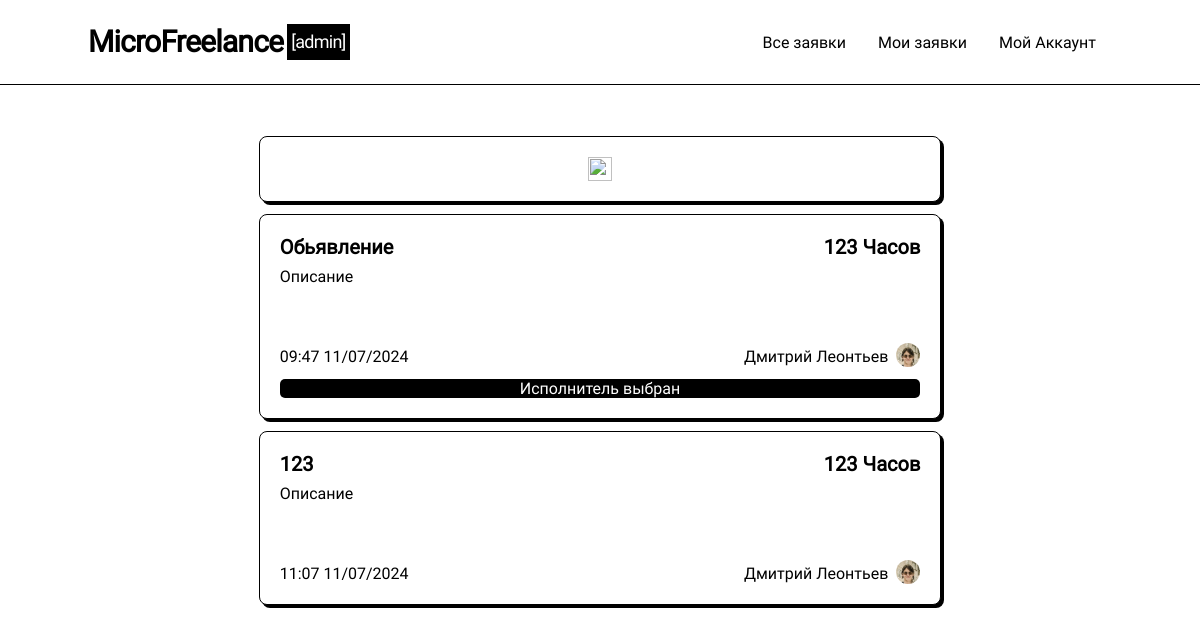
The app's page /my-tasks (signed in), older data.
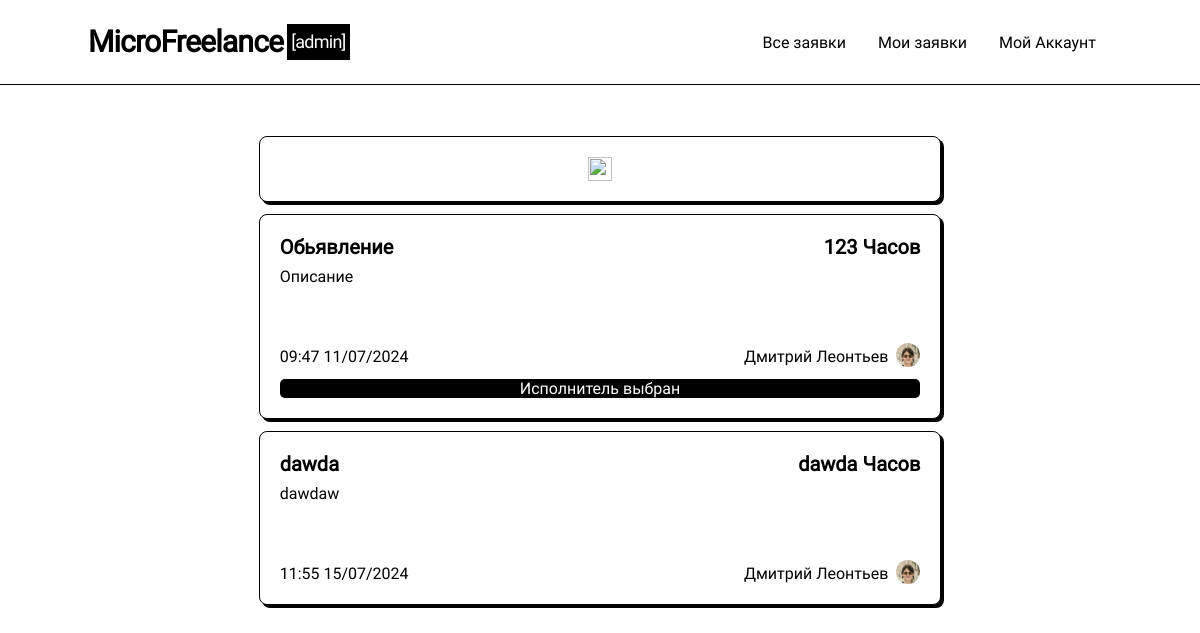
The same page, newer data.
### models.py (models this page shows, shortened)
class Post(db.Model):
    __table_name__ = "posts"
    id: Mapped[int]                         = mapped_column(primary_key=True)
    title: Mapped[str]                      = mapped_column(String(64))
    data: Mapped[str]                       = mapped_column(String(256))
    data_text: Mapped[str]                  = mapped_column(String(256))
    coast: Mapped[str]                      = mapped_column(String(64))
    currency: Mapped[str]                   = mapped_column(String(64))
    author_id: Mapped[int]                  = mapped_column(ForeignKey(User.id))
    create_date: Mapped[datetime.datetime]  = mapped_column(DateTime(timezone=True), server_default=func.now())
    update_date: Mapped[datetime.datetime]  = mapped_column(DateTime(timezone=True), server_default=func.now())
    selected: Mapped[bool]                  = mapped_column(default=False)
    selected_date: Mapped[Optional[datetime.datetime]] = mapped_column(DateTime(timezone=True))
    archived: Mapped[bool]                  = mapped_column(default=False)
    archived_date: Mapped[Optional[datetime.datetime]] = mapped_column(DateTime(timezone=True))
    selected_respond_author_id: Mapped[Optional[int]] = mapped_column()
    respond: Mapped[list["PostRespond"]]    = relationship(back_populates="post", cascade="all, delete")
    author: Mapped["User"] = relationship()

class User(UserMixin, db.Model):
    __table_name__ = "users"
    id: Mapped[int]                         = mapped_column(primary_key=True)
    login: Mapped[str]                      = mapped_column(String(64), index=True, unique=True)
    password_hash: Mapped[Optional[str]]    = mapped_column(String(256))
    name: Mapped[Optional[str]]             = mapped_column(String(64))
    aboutme: Mapped[Optional[str]]          = mapped_column(String(256))
    contact_info: Mapped[Optional[str]]     = mapped_column(String(256))
    account_type: Mapped[str]               = mapped_column(String(256), default='student')

### routes.py (the view)
@app.route('/my-tasks/<filter>')
@app.route('/my-tasks/')
@app.route('/my-tasks')
@login_required
def my_tasks(filter = None):
    if current_user.account_type in ['admin', 'teacher']:
        query = sa.select(Post)                         \
            .where(Post.author_id == current_user.id)   \
            .where(Post.archived == False)              \
            .order_by(Post.selected.desc(), Post.update_date.desc())
    else:
        query = sa.select(Post)                         \
            .where(Post.archived == False)                                    \
            .where(Post.id.in_(
                sa.select(PostRespond.post_id).where(PostRespond.author_id == current_user.id)
            )).order_by(Post.selected.desc(), Post.update_date.desc())
    return render_template('post_list.html', tasks = list(db.session.scalars(query)), create_new = True, current_user=current_user, null_message='У вас нету обьявлений')

### models.py (called while the page is built)
@login.user_loader
def load_user(id):
  return db.session.get(User, int(id))

### templates/post_list.html (shortened to what this page needs)
{% extends 'base/base.html' %}
{% block content %}
<div class="list">
    {% if create_new and current_user.account_type in ["admin", "teacher"]%}
    <a href="/create-post" class="create_post">
            <div class="post">
                <img src="/static/icons/add.svg" class="icon">
            </div>
    </a>
    {% endif %}
    {% for task in tasks %}
        <a href="/post/{{ task.id }}">
            <div class="post">
                <div class="top-line">
                    <p class="title"> {{ task.title }} </p>
                    <p class="coast">{{ task.coast  }} {{ task.currency }}</p>
                </div>
                <p class="about">{{ task.data_text|truncate(150) }}</p>
                <div class="bottom-line">
                    <p class="date"> {{ task.create_date.strftime("%H:%M %d/%m/%Y") }} </p>
                    <div class="author">
                        <p class="name">{{ task.author.name }}</p>
                        <img class="avatar" src="{{ url_for('static', filename='avatars/' + task.author.login + '.webp') }}">
                    </div>
                </div>
                {% if task.selected %}
                    <div class="selected">
                        <span> Исполнитель выбран</span>
                    </div>
                {% endif %}
            </div>
        </a>
    {% endfor %}
</div>
{% endblock %}

Row changes from the older to the newer data that the page shows:
no longer on this page (row edited): Post: title "123", coast "123", currency "Часов", data_text "Описание", create_date "11:07 11/07/2024", author.name "Дмитрий Леонтьев", login (picture)
added Post: title "dawda", coast "dawda", currency "Часов", data_text "dawdaw", create_date "11:55 15/07/2024", author.name "Дмитрий Леонтьев", login (picture)
